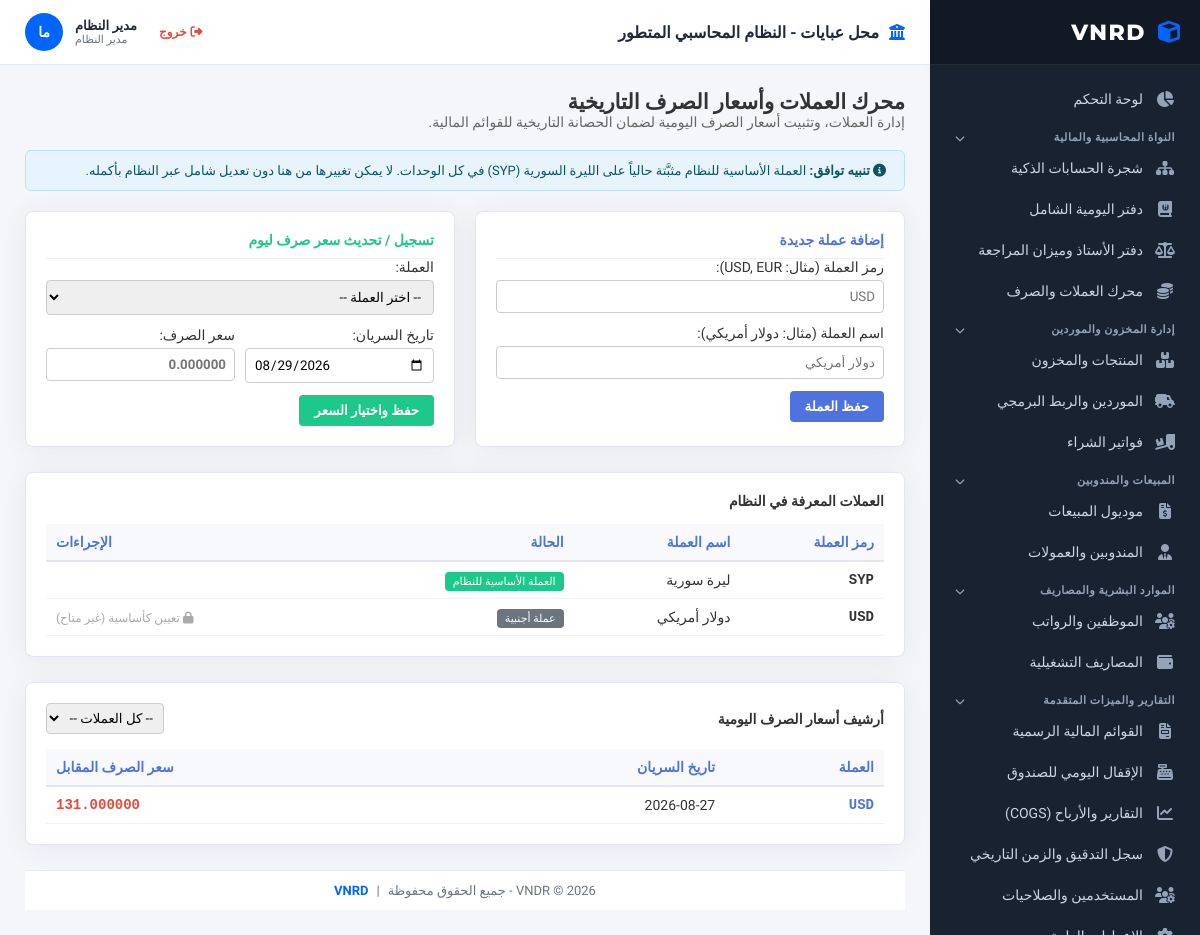
Screenshot of /currencies.php (signed in) with the database file from the repository.
### tables this page shows
CREATE TABLE `currencies` (
  `id` int(11) NOT NULL,
  `currency_code` varchar(10) NOT NULL,
  `currency_name` varchar(50) NOT NULL,
  `exchange_rate` decimal(15,6) NOT NULL DEFAULT 1.000000,
  `is_base` tinyint(1) DEFAULT 0,
  `updated_at` timestamp NOT NULL DEFAULT current_timestamp() ON UPDATE current_timestamp()
);

CREATE TABLE `exchange_rates` (
  `id` int(11) NOT NULL,
  `currency_code` varchar(10) NOT NULL,
  `rate_date` date NOT NULL,
  `exchange_rate` decimal(15,6) NOT NULL,
  `created_at` timestamp NOT NULL DEFAULT current_timestamp()
);

### currencies.php (the view, shortened to what this page needs)
<?php
include 'header.php';
$currencies = $conn->query("SELECT * FROM currencies ORDER BY is_base DESC, currency_code ASC")->fetchAll(PDO::FETCH_ASSOC);
$rate_where = "1=1";
$rate_params = [];
$rates_sql = "SELECT * FROM exchange_rates WHERE $rate_where ORDER BY rate_date DESC, id DESC LIMIT 50";
$rates_stmt = $conn->prepare($rates_sql);
$rates_stmt->execute($rate_params);
$exchange_rates_history = $rates_stmt->fetchAll(PDO::FETCH_ASSOC);
?>
<div style="display: flex; justify-content: space-between; align-items: center; margin-bottom: 20px;">
    <div>
        <h2>محرك العملات وأسعار الصرف التاريخية</h2>
        <p style="color: #666; margin: 0;">إدارة العملات، وتثبيت أسعار الصرف اليومية لضمان الحصانة التاريخية للقوائم المالية.</p>
    </div>
</div>
<div style="background: #e8f4fd; border: 1px solid #bbe1fa; padding: 12px 18px; border-radius: 6px; margin-bottom: 20px; color: #0c5460; font-size: 13px;">
    <i class="fas fa-info-circle"></i> <strong>تنبيه توافق:</strong> العملة الأساسية للنظام مثبَّتة حالياً على الليرة السورية (SYP) في كل الوحدات. لا يمكن تغييرها من هنا دون تعديل شامل عبر النظام بأكمله.
</div>
<div style="display: grid; grid-template-columns: 1fr 1fr; gap: 20px; margin-bottom: 25px;">
    <div class="panel-box" style="margin-bottom: 0;">
        <h4 style="margin-top: 0; color: #4e73df; border-bottom: 1px solid #eee; padding-bottom: 10px;">إضافة عملة جديدة</h4>
        <form method="POST" action="">
            <div style="margin-bottom: 12px;">
                <label style="display: block; margin-bottom: 5px; font-weight: 500;">رمز العملة (مثال: USD, EUR):</label>
                <input type="text" name="currency_code" required placeholder="USD" style="width: 100%; padding: 8px; border: 1px solid #ccc; border-radius: 4px; text-transform: uppercase;">
            </div>
            <div style="margin-bottom: 12px;">
                <label style="display: block; margin-bottom: 5px; font-weight: 500;">اسم العملة (مثال: دولار أمريكي):</label>
                <input type="text" name="currency_name" required placeholder="دولار أمريكي" style="width: 100%; padding: 8px; border: 1px solid #ccc; border-radius: 4px;">
            </div>
            <button type="submit" style="background: #4e73df; color: white; border: none; padding: 8px 15px; border-radius: 4px; cursor: pointer; font-weight: bold;">حفظ العملة</button>
        </form>
    </div>
    <div class="panel-box" style="margin-bottom: 0;">
        <h4 style="margin-top: 0; color: #1cc88a; border-bottom: 1px solid #eee; padding-bottom: 10px;">تسجيل / تحديث سعر صرف ليوم</h4>
        <form method="POST" action="">
            <div style="margin-bottom: 12px;">
                <label style="display: block; margin-bottom: 5px; font-weight: 500;">العملة:</label>
                <select name="rate_currency_code" required style="width: 100%; padding: 8px; border: 1px solid #ccc; border-radius: 4px;">
                    <option value="">-- اختر العملة --</option>
                </select>
            </div>
            <div style="display: grid; grid-template-columns: 1fr 1fr; gap: 10px; margin-bottom: 12px;">
                <div>
                    <label style="display: block; margin-bottom: 5px; font-weight: 500;">تاريخ السريان:</label>
                    <input type="date" name="rate_date" value="<?php echo date('Y-m-d'); ?>" required style="width: 100%; padding: 8px; border: 1px solid #ccc; border-radius: 4px;">
                </div>
                <div>
                    <label style="display: block; margin-bottom: 5px; font-weight: 500;">سعر الصرف:</label>
                    <input type="number" step="0.000001" name="exchange_rate" required placeholder="0.000000" style="width: 100%; padding: 8px; border: 1px solid #ccc; border-radius: 4px; font-weight: bold;">
                </div>
            </div>
            <button type="submit" style="background: #1cc88a; color: white; border: none; padding: 8px 15px; border-radius: 4px; cursor: pointer; font-weight: bold;">حفظ واختيار السعر</button>
        </form>
    </div>
</div>
<div class="panel-box">
    <h4 style="margin-top: 0; margin-bottom: 15px; color: #333;">العملات المعرفة في النظام</h4>
    <div style="overflow-x: auto;">
        <table style="width: 100%; border-collapse: collapse; text-align: right;">
            <thead>
                <tr style="background: #f8f9fc; color: #4e73df; border-bottom: 2px solid #e3e6f0;">
                    <th style="padding: 10px;">رمز العملة</th>
                    <th style="padding: 10px;">اسم العملة</th>
                    <th style="padding: 10px;">الحالة</th>
                    <th style="padding: 10px; text-align: left;">الإجراءات</th>
                </tr>
            </thead>
            <tbody>
                <?php foreach ($currencies as $cur): ?>
                    <tr style="border-bottom: 1px solid #f1f1f1;">
                        <td style="padding: 10px; font-weight: bold; font-family: monospace;"><?php echo htmlspecialchars($cur['currency_code']); ?></td>
                        <td style="padding: 10px;"><?php echo htmlspecialchars($cur['currency_name']); ?></td>
                        <td style="padding: 10px;">
                            <?php if ($cur['is_base'] == 1): ?>
                                <span class="badge-base">العملة الأساسية للنظام</span>
                            <?php else: ?>
                                <span class="badge-normal">عملة أجنبية</span>
                            <?php endif; ?>
                        </td>
                        <td style="padding: 10px; text-align: left;">
                            <?php if ($cur['is_base'] == 0 && $cur['currency_code'] !== 'SYP'): ?>
                                <span style="color: #aaa; font-size: 12px;" title="غير مدعوم حالياً — راجع التنبيه أعلى الصفحة">
                                    <i class="fas fa-lock"></i> تعيين كأساسية (غير متاح)
                                </span>
                            <?php endif; ?>
                        </td>
                    </tr>
                <?php endforeach; ?>
            </tbody>
        </table>
    </div>
</div>
<div class="panel-box">
    <div style="display: flex; justify-content: space-between; align-items: center; margin-bottom: 15px; flex-wrap: wrap; gap: 10px;">
        <h4 style="margin: 0; color: #333;">أرشيف أسعار الصرف اليومية</h4>
        <form method="GET" action="" style="display: flex; gap: 10px; align-items: center;">
            <select name="filter_currency" onchange="this.form.submit()" style="padding: 6px; border: 1px solid #ccc; border-radius: 4px;">
                <option value="">-- كل العملات --</option>
            </select>
        </form>
    </div>
    <div style="overflow-x: auto;">
        <table style="width: 100%; border-collapse: collapse; text-align: right;">
            <thead>
                <tr style="background: #f8f9fc; color: #4e73df; border-bottom: 2px solid #e3e6f0;">
                    <th style="padding: 10px;">العملة</th>
                    <th style="padding: 10px;">تاريخ السريان</th>
                    <th style="padding: 10px; text-align: left;">سعر الصرف المقابل</th>
                </tr>
            </thead>
            <tbody>
                <?php if (count($exchange_rates_history) > 0): ?>
                    <?php foreach ($exchange_rates_history as $rate): ?>
                        <tr style="border-bottom: 1px solid #f1f1f1;">
                            <td style="padding: 10px; font-weight: bold; font-family: monospace; color: #4e73df;"><?php echo htmlspecialchars($rate['currency_code']); ?></td>
                            <td style="padding: 10px;"><?php echo htmlspecialchars($rate['rate_date']); ?></td>
                            <td style="padding: 10px; text-align: left; font-family: monospace; font-weight: bold; color: #e74a3b;"><?php echo number_format($rate['exchange_rate'], 6); ?></td>
                        </tr>
                    <?php endforeach; ?>
                <?php else: ?>
                    <tr>
                        <td colspan="3" style="padding: 20px; text-align: center; color: #777;">لا توجد أسعار صرف مسجلة في الأرشيف حالياً.</td>
                    </tr>
                <?php endif; ?>
            </tbody>
        </table>
    </div>
</div>
<?php include 'footer.php'; ?>

### header.php (style rules this page uses)
:root { --zoho-sidebar-bg: #192231; --zoho-sidebar-hover: #26354a; --zoho-primary: #0065ff; --zoho-accent: #00c48c; --zoho-bg: #f4f6f9; --zoho-card-bg: #ffffff; --zoho-text-main: #333333; --zoho-text-muted: #6b7280; --zoho-border: #e2e8f0; --zoho-radius: 8px; }
* { box-sizing: border-box; margin: 0; padding: 0; font-family: 'Tajawal', sans-serif; }
body { background-color: var(--zoho-bg); color: var(--zoho-text-main); display: flex; height: 100vh; overflow: hidden; font-size: 14px; }

### currencies.php (style rules this page uses)
.panel-box { background: #fff; border: 1px solid #e3e6f0; border-radius: 8px; padding: 20px; margin-bottom: 25px; box-shadow: 0 0.15rem 1.75rem 0 rgba(58, 59, 69, 0.08); }
.badge-base { background: #1cc88a; color: white; padding: 3px 8px; border-radius: 4px; font-size: 11px; }
.badge-normal { background: #6c757d; color: white; padding: 3px 8px; border-radius: 4px; font-size: 11px; }

### rows the page displays
currencies: currency_code "SYP", currency_name "ليرة سورية", is_base "العملة الأساسية للنظام"
currencies: currency_code "USD", currency_name "دولار أمريكي", is_base "عملة أجنبية"
exchange_rates: currency_code "USD", rate_date "2026-08-27", exchange_rate "131.000000"

### other values shown
$company_name "محل عبايات"
$logged_in_full_name "مدير النظام"
$logged_in_role_label "مدير النظام"
$avatar_initials ?: '؟' "ما"
